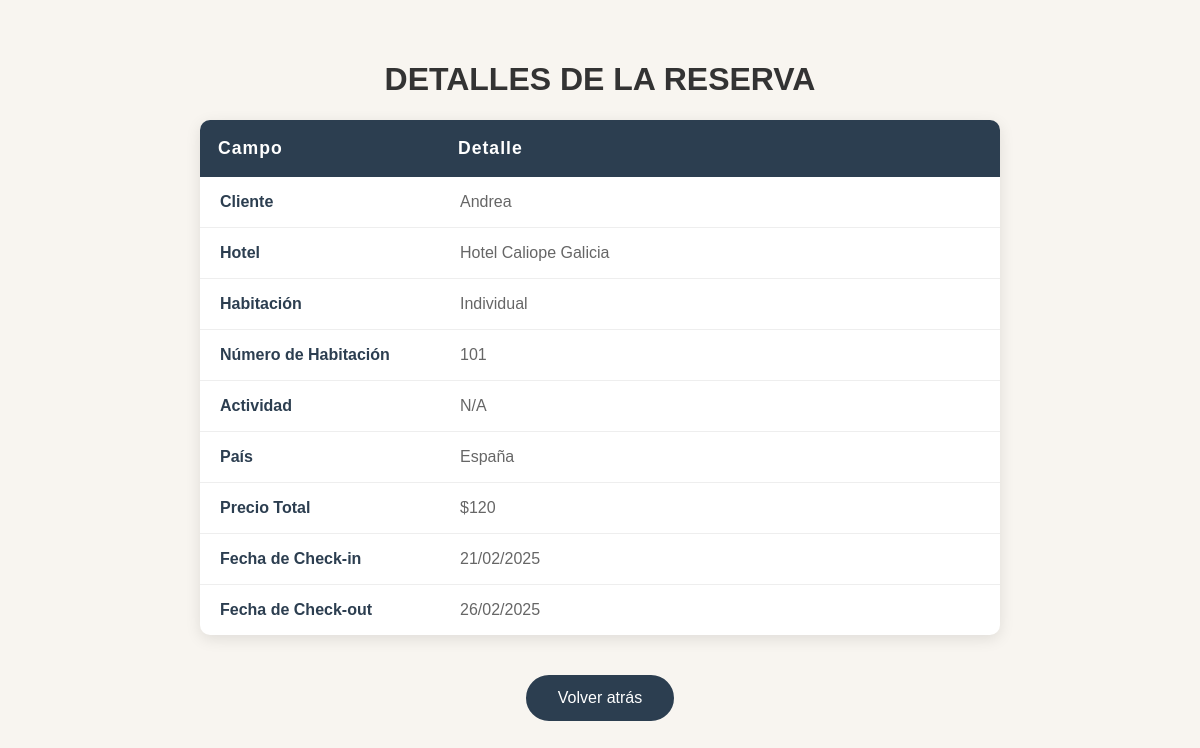
/vista/info_reserva.php?id=39 (signed in), run on the app's committed database.
### tables this page shows
CREATE TABLE `Reservas` (
  `Id_Reserva` int NOT NULL AUTO_INCREMENT,
  `Id_Cliente` int DEFAULT NULL,
  `Id_Actividad` int DEFAULT NULL,
  `Id_Habitacion` int DEFAULT NULL,
  `Id_Hotel` int DEFAULT NULL,
  `Id_Tarifa` int DEFAULT NULL,
  `Precio_Habitacion` decimal(10,0) DEFAULT NULL,
  `Precio_Actividad` decimal(10,0) DEFAULT NULL,
  `Precio_Tarifa` decimal(10,0) DEFAULT NULL,
  `Precio_Total` decimal(10,0) DEFAULT NULL,
  `Checkin` date NOT NULL,
  `Checkout` date NOT NULL,
  `Numero_Personas` int NOT NULL DEFAULT '1',
  `Id_Pais` varchar(45) DEFAULT NULL,
  `Estado` enum('Por pagar','Pagado','Cancelado') DEFAULT NULL,
  PRIMARY KEY (`Id_Reserva`),
  KEY `reservacliente_idx` (`Id_Cliente`),
  KEY `reservaactividad_idx` (`Id_Actividad`),
  KEY `reservahabitacion_idx` (`Id_Habitacion`),
  KEY `reservahotel_idx` (`Id_Hotel`),
  KEY `reservaclient_idx` (`Id_Cliente`),
  KEY `actividad_idx` (`Id_Actividad`),
  KEY `reservahabita_idx` (`Id_Habitacion`),
  KEY `hotel_idx` (`Id_Hotel`),
  KEY `reservatarifa_idx` (`Id_Tarifa`),
  KEY `hotelreserv_idx` (`Id_Hotel`),
  KEY `client_idx` (`Id_Cliente`),
  KEY `habita_idx` (`Id_Habitacion`),
  KEY `tarifas_idx` (`Id_Tarifa`),
  KEY `actividat_idx` (`Id_Actividad`),
  CONSTRAINT `actividat` FOREIGN KEY (`Id_Actividad`) REFERENCES `Actividades` (`Id_Actividades`),
  CONSTRAINT `client` FOREIGN KEY (`Id_Cliente`) REFERENCES `Clients` (`Id_Client`),
  CONSTRAINT `fk_reservas_habitaciones` FOREIGN KEY (`Id_Habitacion`) REFERENCES `Habitaciones` (`Id_Habitaciones`) ON DELETE CASCADE ON UPDATE CASCADE,
  CONSTRAINT `habita` FOREIGN KEY (`Id_Habitacion`) REFERENCES `Habitaciones` (`Id_Habitaciones`) ON DELETE CASCADE,
  CONSTRAINT `hotelreserv` FOREIGN KEY (`Id_Hotel`) REFERENCES `Hotel` (`Id_Hotel`) ON DELETE CASCADE,
  CONSTRAINT `tarifas` FOREIGN KEY (`Id_Tarifa`) REFERENCES `Tarifa` (`Id_Tarifa`)
);

CREATE TABLE `Clients` (
  `Id_Client` int NOT NULL AUTO_INCREMENT,
  `Nom` char(15) DEFAULT NULL,
  `Cognom` varchar(45) DEFAULT NULL,
  `DNI` char(9) DEFAULT NULL,
  `CorreuElectronic` varchar(255) DEFAULT NULL,
  `Telefon` int DEFAULT NULL,
  `Usuari` char(20) DEFAULT NULL,
  `Password` char(255) DEFAULT NULL,
  `Id_Pais` int DEFAULT NULL,
  `Ciudad` varchar(45) DEFAULT NULL,
  `CodigoPostal` int DEFAULT NULL,
  `Id_Pago` int DEFAULT NULL,
  PRIMARY KEY (`Id_Client`),
  KEY `paisclient_idx` (`Id_Pais`),
  KEY `pagoClient_idx` (`Id_Pago`),
  CONSTRAINT `pagoClient` FOREIGN KEY (`Id_Pago`) REFERENCES `Pago` (`Id_Pago`),
  CONSTRAINT `paisclient` FOREIGN KEY (`Id_Pais`) REFERENCES `Pais` (`Id_Pais`)
);

CREATE TABLE `Hotel` (
  `Id_Hotel` int NOT NULL AUTO_INCREMENT,
  `Nombre` char(45) DEFAULT NULL,
  `CorreoElectronico` varchar(255) DEFAULT NULL,
  `Telefono` varchar(20) DEFAULT NULL,
  `Direccion` varchar(255) DEFAULT NULL,
  `CodigoPostal` int DEFAULT NULL,
  `Id_Pais` int DEFAULT NULL,
  `Ciudad` varchar(45) DEFAULT NULL,
  `Estrellas` int DEFAULT NULL,
  PRIMARY KEY (`Id_Hotel`),
  KEY `paishotel_idx` (`Id_Pais`),
  CONSTRAINT `paishotel` FOREIGN KEY (`Id_Pais`) REFERENCES `Pais` (`Id_Pais`)
);

CREATE TABLE `Habitaciones` (
  `Id_Habitaciones` int NOT NULL AUTO_INCREMENT,
  `Numero_Habitacion` int DEFAULT NULL,
  `Tipo` varchar(45) DEFAULT NULL,
  `Capacidad` int DEFAULT NULL,
  `Precio` decimal(10,0) DEFAULT NULL,
  `Disponibilidad` tinyint DEFAULT NULL,
  `Id_Hotel` int DEFAULT NULL,
  `Id_Pais` int DEFAULT NULL,
  `Fecha_Disponibilidad_Inicio` date DEFAULT NULL,
  `Fecha_Disponibilidad_Fin` date DEFAULT NULL,
  `Descripcion` text,
  `Estado` enum('Disponible','Reservada','En Mantenimiento') DEFAULT 'Disponible',
  `Servicios_Adicionales` text,
  PRIMARY KEY (`Id_Habitaciones`),
  KEY `hotelhabitacion_idx` (`Id_Hotel`),
  KEY `Paishabitacion_idx` (`Id_Pais`),
  CONSTRAINT `hotelhabitacion` FOREIGN KEY (`Id_Hotel`) REFERENCES `Hotel` (`Id_Hotel`) ON DELETE CASCADE,
  CONSTRAINT `Paishabitacion` FOREIGN KEY (`Id_Pais`) REFERENCES `Pais` (`Id_Pais`)
);

CREATE TABLE `Pais` (
  `Id_Pais` int NOT NULL AUTO_INCREMENT,
  `Pais` varchar(255) DEFAULT NULL,
  PRIMARY KEY (`Id_Pais`)
);

### vista/info_reserva.php (the view, shortened to what this page needs)
<?php
$database = new Database();
$db = $database->getConnection();
if (isset($_GET['id'])) {
    $id_reserva = intval($_GET['id']);
    $sql = "SELECT
            r.Id_Reserva,
            c.Nom AS Nombre_Cliente,
            h.Nombre AS Nombre_Hotel,
            ha.Tipo AS Tipo_Habitacion,
            ha.Numero_Habitacion AS Numero_Habitacion,  -- Aquí agregamos el campo Numero de Habitacion
            a.Nombre AS Nombre_Actividad,
            p.Pais AS Nombre_Pais,
            r.Precio_Habitacion,
            r.Precio_Actividad,
            r.Precio_Tarifa,
            r.Precio_Total,
            r.Checkin,
            r.Checkout,
            r.Numero_Personas
        FROM Reservas r
        LEFT JOIN Clients c ON r.Id_Cliente = c.Id_Client
        LEFT JOIN Hotel h ON r.Id_Hotel = h.Id_Hotel
        LEFT JOIN Habitaciones ha ON r.Id_Habitacion = ha.Id_Habitaciones
        LEFT JOIN Actividades a ON r.Id_Actividad = a.Id_Actividades
        LEFT JOIN Pais p ON r.Id_Pais = p.Id_Pais
        WHERE r.Id_Reserva = ?";
    $stmt = $db->prepare($sql);
    $stmt->bind_param("i", $id_reserva);
    if (!$stmt->execute()) {
        die("Error en la ejecución de la consulta: " . $stmt->error);
    }
    $resultado = $stmt->get_result();
    if ($resultado->num_rows > 0) {
        $reserva = $resultado->fetch_assoc();
    } else {
        echo "<p>La reserva no se encontró. Por favor, verifica el ID.</p>";
        exit;
    }
} else {
    echo "<p>ID de reserva no proporcionado.</p>";
    exit;
}
?>
<!DOCTYPE html>
<html lang="es">
<head>
    <link rel="stylesheet" href="../static/css/info_reserva.css">
</head>
<body>
    <h1>DETALLES DE LA RESERVA</h1>
    <table class="details-table">
        <tr>
            <th>Campo</th>
            <th>Detalle</th>
        </tr>
        <tr>
            <td>Cliente</td>
            <td><?php echo htmlspecialchars($reserva['Nombre_Cliente']); ?></td>
        </tr>
        <tr>
            <td>Hotel</td>
            <td><?php echo htmlspecialchars($reserva['Nombre_Hotel']); ?></td>
        </tr>
        <tr>
            <td>Habitación</td>
            <td><?php echo htmlspecialchars($reserva['Tipo_Habitacion']); ?></td>
        </tr>
        <tr>
            <td>Número de Habitación</td>
            <td><?php echo htmlspecialchars($reserva['Numero_Habitacion'] ); ?></td>
        </tr>
        <tr>
            <td>Actividad</td>
            <td><?php echo htmlspecialchars($reserva['Nombre_Actividad'] ?? 'N/A'); ?></td>
        </tr>
        <tr>
            <td>País</td>
            <td><?php echo htmlspecialchars($reserva['Nombre_Pais'] ?? 'N/A'); ?></td>
        </tr>
        <tr>
            <td>Precio Total</td>
            <td>$<?php echo htmlspecialchars($reserva['Precio_Total']); ?></td>
        </tr>
        <tr>
            <td>Fecha de Check-in</td>
            <td>
                <?php
                $checkin = $reserva['Checkin'] ?? 'No disponible';
                if ($checkin !== 'No disponible') {
                    $checkinDate = new DateTime($checkin);
                    echo $checkinDate->format('d/m/Y');
                } else {
                    echo $checkin;
                }
                ?>
            </td>
        </tr>
        <tr>
            <td>Fecha de Check-out</td>
            <td>
                <?php
                $checkout = $reserva['Checkout'] ?? 'No disponible';
                if ($checkout !== 'No disponible') {
                    $checkoutDate = new DateTime($checkout);
                    echo $checkoutDate->format('d/m/Y');
                } else {
                    echo $checkout;
                }
                ?>
            </td>
        </tr>
    </table>
    <a href="../vista/Clientes/perfil.php">Volver atrás</a>
</body>
</html>

### static/css/info_reserva.css (style rules this page uses)
body { font-family: 'Arial', sans-serif; background-color: #f8f5f0; margin: 0; padding: 40px 20px; color: #333; display: flex; flex-direction: column; justify-content: flex-start; align-items: center; min-height: 90vh; }
.details-table { width: 90%; max-width: 800px; margin-bottom: 20px; border-collapse: collapse; background: white; box-shadow: 0 4px 15px rgba(0, 0, 0, 0.1); border-radius: 10px; overflow: hidden; }
.details-table th { background-color: #2c3e50; color: #fff; padding: 18px; text-align: left; font-size: 1.1em; letter-spacing: 1px; }
.details-table td { padding: 16px 20px; border-bottom: 1px solid #eee; transition: background-color 0.3s ease; }
.details-table tr:last-child td { border-bottom: none; }
.details-table td:first-child { font-weight: 600; color: #2c3e50; width: 30%; }
.details-table td:nth-child(2) { color: #666; }
a { display: inline-block; text-align: center; padding: 12px 30px; background-color: #2c3e50; color: white !important; text-decoration: none; border-radius: 25px; transition: all 0.3s ease; border: 2px solid #2c3e50; margin-top: 20px; }

### data on the page
reservas: Id_Cliente.Nom "Andrea", Id_Hotel.Nombre "Hotel Caliope Galicia", Id_Habitacion.Tipo "Individual", Id_Habitacion.Numero_Habitacion "101", Id_Pais.Pais "España", Precio_Total "120", Checkin "21/02/2025", Checkout "26/02/2025"

### other printed values
$reserva['Nombre_Actividad'] "N/A"
